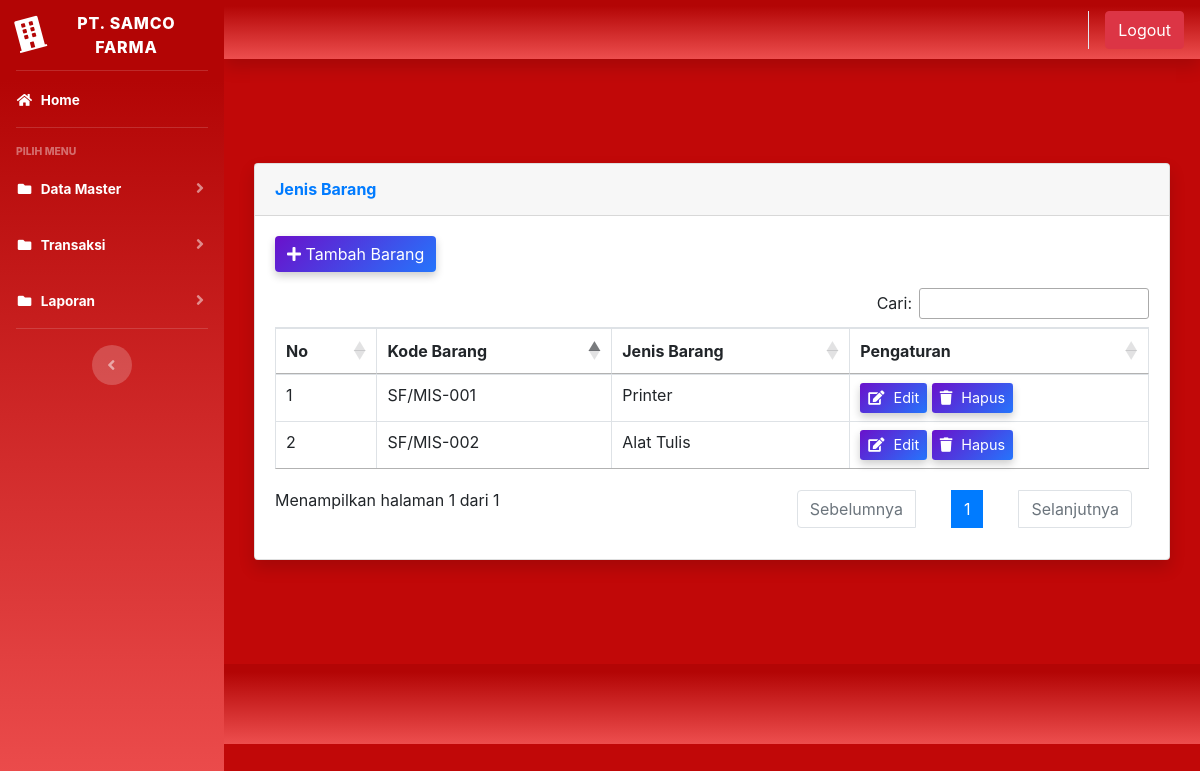
Screenshot of /index.php?page=jenisbarang (signed in) with the database file from the repository.
### tables this page shows
CREATE TABLE `jenis_barang` (
  `id` int(11) NOT NULL,
  `jenis_barang` varchar(100) NOT NULL,
  `code_barang` varchar(100) NOT NULL,
  `kerusakan_barang` varchar(250) DEFAULT NULL
);

### page/jenisbarang/jenisbarang.php (the view, shortened to what this page needs)
<div class="container-fluid">
  <div class="card shadow mb-4">
    <div class="card-header py-3">
      <h6 class="m-0 font-weight-bold text-primary">Jenis Barang</h6>
    </div>
    <div class="card-body">
      <div class="mb-3">
        <a href="?page=jenisbarang&aksi=tambahjenis" class="btn btn-primary custom-btn">
          <i class="fas fa-plus me-2"></i> Tambah Barang
        </a>
      </div>
      <div class="table-responsive">
        <table class="table table-bordered" id="jenis_barang" width="100%" cellspacing="0">
          <thead>
            <tr>
              <th>No</th>
              <th>Kode Barang</th>
              <th>Jenis Barang</th>
              <th>Pengaturan</th>
            </tr>
          </thead>
          <tbody>
            <?php
            $no = 1;
            $sql = $koneksi->query("SELECT * FROM jenis_barang");
            while ($data = $sql->fetch_assoc()) {
              ?>
              <tr>
                <td><?php echo $no++; ?></td>
                <td><?php echo htmlspecialchars($data['code_barang']); ?></td>
                <td><?php echo htmlspecialchars($data['jenis_barang']); ?></td>
                <td>
                  <a href="?page=jenisbarang&aksi=ubahjenis&id=<?php echo $data['id']; ?>"
                    class="btn btn-info btn-sm custom-btn">
                    <i class="fas fa-edit"></i> Edit
                  </a>
                  <a href="?page=jenisbarang&aksi=hapusjenis&id=<?php echo $data['id']; ?>"
                    class="btn btn-danger btn-sm custom-btn"
                    onclick="return confirm('Apakah anda yakin akan menghapus data ini?')">
                    <i class="fas fa-trash"></i> Hapus
                  </a>
                </td>
              </tr>
            <?php } ?>
          </tbody>
        </table>
      </div>
    </div>
  </div>
</div>

### page/jenisbarang/jenisbarang.php (style rules this page uses)
.custom-btn { background: linear-gradient(135deg, #6a11cb 0%, #2575fc 100%); color: white; border: none; box-shadow: 0 4px 8px rgba(0, 0, 0, 0.2); transition: transform 0.2s ease, box-shadow 0.2s ease; }
.btn-sm { font-size: 0.9rem; }
.btn-sm i { margin-right: 5px; }

### rows the page displays
jenis_barang: code_barang "SF/MIS-001", jenis_barang "Printer"
jenis_barang: code_barang "SF/MIS-002", jenis_barang "Alat Tulis"
